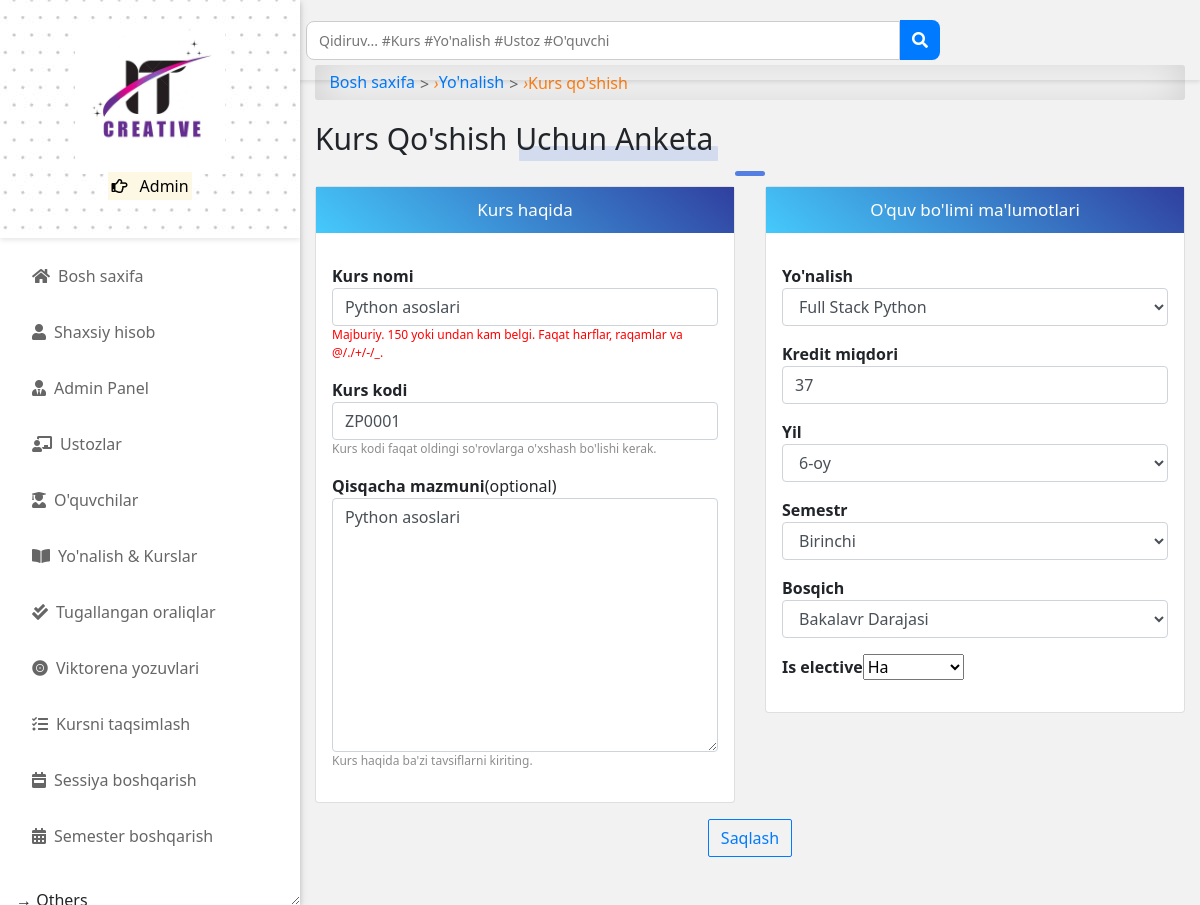
Screenshot of /programs/course/python-asoslari/edit/ (signed in) with the database file from the repository.
### accounts/models.py (models this page shows, shortened)
class User(AbstractUser):
    is_student = models.BooleanField(default=False)
    is_lecturer = models.BooleanField(default=False)
    is_parent = models.BooleanField(default=False)
    is_dep_head = models.BooleanField(default=False)
    phone = models.CharField(max_length=60, blank=True, null=True)
    address = models.CharField(max_length=60, blank=True, null=True)
    picture = models.ImageField(upload_to='profile_pictures/%y/%m/%d/', default='default.png', null=True)
    email = models.EmailField(blank=True, null=True)
    username_validator = ASCIIUsernameValidator()
    objects = UserManager()
    @property
    def get_user_role(self):
        if self.is_superuser:
            return "Admin"
        elif self.is_student:
            return "Talaba"  # Tarjima qilindi
        elif self.is_lecturer:
            return "O'qituvchi"  # Tarjima qilindi
        elif self.is_parent:
            return "Ota-Ona"  # Tarjima qilindi

### course/models.py (models this page shows, shortened)
class Course(models.Model):
    slug = models.SlugField(blank=True, unique=True)
    title = models.CharField(max_length=200, null=True)
    code = models.CharField(max_length=200, unique=True, null=True)
    credit = models.IntegerField(null=True, default=0)
    summary = models.TextField(max_length=200, blank=True, null=True)
    program = models.ForeignKey(Program, on_delete=models.CASCADE)
    level = models.CharField(max_length=25, choices=DARAJALAR, null=True)
    year = models.IntegerField(choices=YILLAR, default=0)
    semester = models.CharField(choices=SEMESTR, max_length=200)
    is_elective = models.BooleanField(default=False, blank=True, null=True)
    objects = CourseManager()

### course/views.py (the view)
# urls.py: path('course/<slug>/edit/', course_edit, name='edit_course'),
@login_required
@lecturer_required
def course_edit(request, slug):
    course = get_object_or_404(Course, slug=slug)
    if request.method == 'POST':
        form = CourseAddForm(request.POST, instance=course)
        course_name = request.POST.get('title')
        course_code = request.POST.get('code')
        if form.is_valid():
            form.save()
            messages.success(request, (course_name + '(' + course_code + ')' + ' muvafaqaiyatli qo\'shildi.'))
            return redirect('program_detail', pk=request.POST.get('program'))
        else:
            messages.error(request, 'Quyidagi xato(lar)ni tuzating.')
    else:
        form = CourseAddForm(instance=course)
    return render(request, 'course/course_add.html', {
        'title': "Kurs taxrirlash | IT Creative LMS",
        'form': form
    }, )

### course/forms.py
class CourseAddForm(forms.ModelForm):
    class Meta:
        model = Course
        fields = '__all__'
    def __init__(self, *args, **kwargs):
        super().__init__(*args, **kwargs)
        self.fields['title'].widget.attrs.update({'class': 'form-control'})
        self.fields['code'].widget.attrs.update({'class': 'form-control'})
        self.fields['credit'].widget.attrs.update({'class': 'form-control'})
        self.fields['summary'].widget.attrs.update({'class': 'form-control'})
        self.fields['program'].widget.attrs.update({'class': 'form-control'})
        self.fields['level'].widget.attrs.update({'class': 'form-control'})
        self.fields['year'].widget.attrs.update({'class': 'form-control'})
        self.fields['semester'].widget.attrs.update({'class': 'form-control'})
        self.fields['title'].label = "Kurs nomi"
        self.fields['code'].label = "Kurs kodi"
        self.fields['credit'].label = "Kredit miqdori"
        self.fields['summary'].label = "Qisqacha mazmuni"
        self.fields['program'].label = "Yo'nalish"
        self.fields['level'].label = "Bosqich"
        self.fields['year'].label = "Yil"
        self.fields['semester'].label = "Semestr"

### course/models.py (called while the page is built)
    def __str__(self):
        return self.title

### templates/course/course_add.html (shortened to what this page needs)
{% extends 'base.html' %}
{% load crispy_forms_tags %}
{% load static %}
{% block content %}
<div id="input-nav"><a href="{% url 'home' %}" class="primary1">Bosh saxifa</a> <i>&rsaquo;</i>
    <a href="{% url 'programs' %}" class="primary1">Yo'nalish</a> <i>&rsaquo;</i> Kurs qo'shish</div>
<div class="title-1">Kurs qo'shish uchun anketa</div>
<div class="title-line"></div>
<form action="" method="POST">{% csrf_token %}
    <div class="row">
        <div class="col-md-6">
            <div class="card">
                <p class="form-title">Kurs haqida</p>
                <div class="p-3">
                    <div class="form-group">
                        <b>{{ form.title.label }}</b>{{ form.title }}
                        <p class="text-muted-xs" style="color: red;">Majburiy. 150 yoki undan kam belgi. Faqat harflar, raqamlar va @/./+/-/_.</p>
                    </div>
                    <div class="form-group">
                        <b>{{ form.code.label }}</b>{{ form.code }}
                        <p class="text-muted-xs">Kurs kodi faqat oldingi so'rovlarga o'xshash bo'lishi kerak.</p>
                    </div>
                    <div class="form-group">
                        <b>{{ form.summary.label }}</b>(optional){{ form.summary }}
                        <p class="text-muted-xs">Kurs haqida ba'zi tavsiflarni kiriting.</p>
                    </div>
                </div>
            </div>
        </div>
        <div class="col-md-6">
            <div class="card">
                <p class="form-title">O'quv bo'limi ma'lumotlari</p>
                <div class="p-3">
                    <div class="form-group">
                        <b>{{ form.program.label }}</b>{{ form.program }}
                    </div>
                    <div class="form-group">
                        <b>{{ form.credit.label }}</b>{{ form.credit }}
                    </div>
                    <div class="form-group">
                        <b>{{ form.year.label }}</b>{{ form.year }}
                    </div>
                    <div class="form-group">
                        <b>{{ form.semester.label }}</b>{{ form.semester }}
                    </div>
                    <div class="form-group">
                        <b>{{ form.level.label }}</b>{{ form.level }}
                    </div>
                    <div class="form-group">
                        <b>{{ form.is_elective.label }}</b>{{ form.is_elective }}
                    </div>
                </div>
            </div>
        </div>
    </div>
    <center><input class="btn btn-outline-primary mt-3" type="submit" value="Saqlash"></center>
</form>
{% endblock content %}

### templates/aside.html (shortened to what this page needs)
{% load static %}
<head>
</head>
<div id="side-nav">
	<div class="main-menu">
		<div class="top-side text-center py-4" style="background-image: url({% static 'img/dotted.jpg' %});">
			<img src="{% static 'img/logo.png' %}" width="150px" alt="IT Creative">
			<p class="text-orange">
				<mark>
					<i class="far fa-hand-point-right"></i>
					{{ request.user.get_user_role }}
				</mark>
			</p>
		</div>
		{% url 'home' as hom %} {% url 'dashboard' as dash %} {% url 'profile' as prof %}
		{% url 'lecturer_list' as lec %}
		{% url 'student_list' as stu %} {% url 'course_allocation_view' as cav %}
		{% url 'programs' as pro %} {% url 'session_list' as sess %} {% url 'semester_list' as sem %}
		{% url 'quiz_progress' as qpr %} {% url 'quiz_marking' as qce %} {% url 'user_course_list' as ucl %}
		{% url 'admin_panel' as admin_p %}
		<ul>
			<li class="{% if request.path == hom %}active{% endif %}">
				<a href="{% url 'home' %}"><i class="fas fa-home"></i>Bosh saxifa</a>
			</li>
			<li class="{% if request.path == prof %}active{% endif %}">
				<a href="{% url 'profile' %}"><i class="fas fa-user"></i>Shaxsiy hisob</a>
			</li>
			{% if request.user.is_superuser %}
			<li class="{% if request.path == admin_p %}active{% endif %}">
				<a href="{% url 'admin_panel' %}"><i class="fas fa-user-tie"></i>Admin Panel</a>
			</li>
			<li class="{% if request.path == lec %}active{% endif %}">
				<a href="{% url 'lecturer_list' %}"><i class="fas fa-chalkboard-teacher"></i>Ustozlar</a>
			</li>
			<li class="{% if request.path == stu %}active{% endif %}">
				<a href="{% url 'student_list' %}"><i class="fas fa-user-graduate"></i>O'quvchilar</a>
			</li>
			{% endif %}
			<li class="{% if request.path == pro %}active{% endif %}">
				<a href="{% url 'programs' %}"><i class="fas fa-book-open"></i>Yo'nalish & Kurslar</a>
			</li>
			{% if request.user.is_superuser or request.user.is_lecturer %}
			<li class="{% if request.path == qce %}active{% endif %}">
				<a href="{% url 'quiz_marking' %}"><i class="fas fa-check-double"></i>Tugallangan oraliqlar</a>
			</li>
			{% endif %}
			{% if request.user.is_superuser %}
			<li class="{% if request.path == qpr %}active{% endif %}">
				<a href="{% url 'quiz_progress' %}"><i class="fas fa-record-vinyl"></i>Viktorena yozuvlari</a>
			</li>
			<li class="{% if request.path == cav %}active{% endif %}">
				<a href="{% url 'course_allocation_view' %}"><i class="fas fa-tasks"></i>Kursni taqsimlash</a>
			</li>
			<li class="{% if request.path == sess %}active{% endif %}">
				<a href="{% url 'session_list' %}"><i class="fas fa-calendar-week"></i>Sessiya boshqarish</a>
			</li>
			<li class="{% if request.path == sem %}active{% endif %}">
				<a href="{% url 'semester_list' %}"><i class="fas fa-calendar-alt"></i>Semester boshqarish</a>
			</li>
			{% endif %}
			<br />
			<p class="ml-3">&RightArrow; Others</p>
		</ul>
	</div>
</div>

### static/css/all.css (style rules this page uses)
.fa, .fas, .far, .fal, .fad, .fab { -moz-osx-font-smoothing: grayscale; -webkit-font-smoothing: antialiased; display: inline-block; font-style: normal; font-variant: normal; text-rendering: auto; line-height: 1; }
.fa-book-open:before { content: "\f518"; }
.fa-calendar-alt:before { content: "\f073"; }
.fa-calendar-week:before { content: "\f784"; }
.fa-chalkboard-teacher:before { content: "\f51c"; }
.fa-check-double:before { content: "\f560"; }
.fa-hand-point-right:before { content: "\f0a4"; }
.fa-home:before { content: "\f015"; }
.fa-record-vinyl:before { content: "\f8d9"; }
.fa-tasks:before { content: "\f0ae"; }
.fa-user:before { content: "\f007"; }
.fa-user-graduate:before { content: "\f501"; }
.fa-user-tie:before { content: "\f508"; }
.far { font-family: 'Font Awesome 5 Free'; font-weight: 400; }
.fa, .fas { font-family: 'Font Awesome 5 Free'; font-weight: 900; }

### static/css/style.css (style rules this page uses)
*, body { font-family: "Rubik", sans-serif; }
body { background-color: #f3f2f2; }
.btn { border-radius: 2px; }
.text-orange { color: #fd7e14; }
li { list-style: none; }
.text-muted-xs { font-size: 12px; color: #8d8d8d; }
#side-nav { width: 300px; position: fixed; left: 0; top: 0; bottom: 0; display: -webkit-box; display: -ms-flexbox; display: flex; -webkit-box-orient: vertical; -webkit-box-direction: normal; -ms-flex-direction: column; flex-direction: column; -webkit-box-pack: justify; -ms-flex-pack: justify; justify-content: space-between; z-index: 100; overflow-y: auto; resize: horizontal; background-color: #fff; -webkit-box-shadow: 0 2px 5px 0 rgba(0, 0, 0, 0.16), 0 2px 10px 0 rgba(0, 0, 0, 0.12); box-shadow: 0px 2px 5px 0px rgba(0, 0, 0, 0.16), 0px 2px 10px 0px rgba(0, 0, 0, 0.12); -webkit-transition: 0.3s; transition: 0.3s; }
#side-nav i { margin-right: 8px; }
#side-nav .top-side { background: #f5f5f5; -webkit-box-shadow: 0px 2px 5px 0px rgba(0, 0, 0, 0.1); box-shadow: 0px 2px 5px 0px rgba(0, 0, 0, 0.1); margin-bottom: 10px; padding: 0.5rem 2rem; }
#side-nav ul { padding: 0; }
#side-nav ul li { list-style: none; }
#side-nav ul li a { display: -webkit-box; display: -ms-flexbox; display: flex; -webkit-box-align: center; -ms-flex-align: center; align-items: center; padding: 1rem 2rem; color: #666; border-radius: 0 2em 2em 0; -webkit-transition: 0.25s; transition: 0.25s; }
#input-nav { display: -webkit-box; display: -ms-flexbox; display: flex; -ms-flex-wrap: wrap; flex-wrap: wrap; -webkit-box-align: center; -ms-flex-align: center; align-items: center; padding: 0.3rem 0.9rem; margin-bottom: 1rem; color: #fd7e14; border-radius: 3px; background-color: #fff !important; -webkit-box-shadow: inset 0 0 2.5rem rgba(0, 0, 0, 0.2); box-shadow: inset 0 0 2.5rem rgba(0, 0, 0, 0.2); }
#input-nav a { color: #007bff; }
#input-nav a::after { content: ">"; color: #666; margin: 0 5px; vertical-align: middle; }
a { color: #666; text-decoration: none; }
.form-group { margin-bottom: 1rem; }
.title-1 { position: relative; display: inline-block; font-family: inherit; text-transform: capitalize; font-weight: 400; font-size: 30px; border-radius: 0.2em; }
.title-1::before { content: ""; position: absolute; bottom: 0; right: -5px; width: 50%; height: 15px; z-index: -1; border-radius: 1px; background-color: rgba(83, 126, 226, 0.2); }
.title-line { width: 30px; height: 5px; background-color: #537ee2; border-radius: 2em; margin: 10px auto; }
.form-title { display: -webkit-box; display: -ms-flexbox; display: flex; -webkit-box-align: center; -ms-flex-align: center; align-items: center; -webkit-box-pack: center; -ms-flex-pack: center; justify-content: center; font-weight: 400; font-size: 17px; padding: 10px; background: linear-gradient(40deg, #45cafc, #303f9f); color: #fff; text-align: center; margin-bottom: 15px; }

### templates/base.html (style rules this page uses)
* { -webkit-user-select: none; -moz-user-select: none; -ms-user-select: none; user-select: none; }
body { -webkit-touch-callout: none; }

### templates/aside.html (style rules this page uses)
.top-side { background-size: cover; background-position: top center; }
* { -webkit-user-select: none; -moz-user-select: none; -ms-user-select: none; user-select: none; }
body { -webkit-touch-callout: none; }

### templates/navbar.html (style rules this page uses)
* { margin: 0; padding: 0; box-sizing: border-box; font-family: 'Segoe UI', Tahoma, Geneva, Verdana, sans-serif; }

### rows the page displays
User: user.get_user_role "Admin"
Course: title "Python asoslari", code "ZP0001", summary "Python asoslari", program "Full Stack Python", credit "37", year "6-oy", semester "Birinchi", level "Bakalavr Darajasi", is_elective "Ha"
